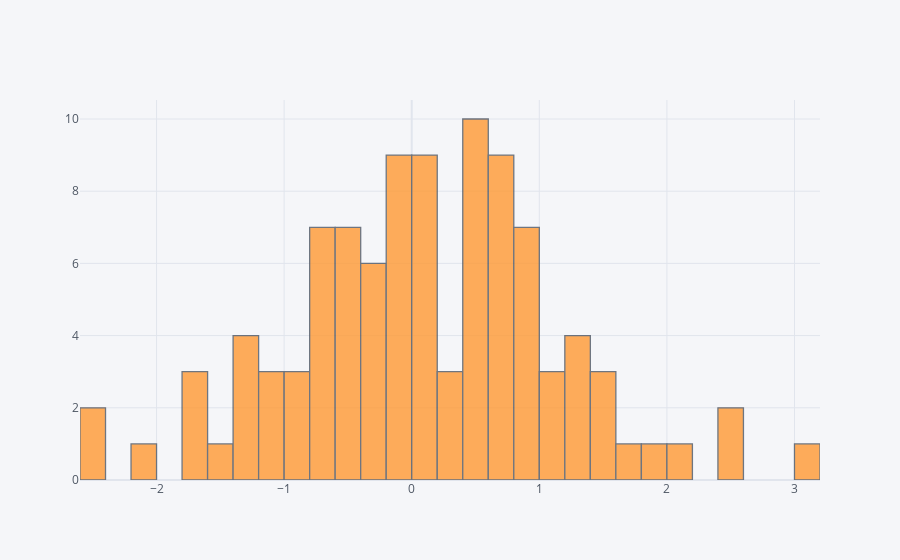

The notebook cell saved with this chart:
### Code cell
df['A'].iplot(kind = 'hist', bins = 50)

### Figure 1 — Plotly figure (JSON) as saved in the notebook; plotly's stock layout.template omitted (floating-point values rounded to 4 significant figures)
{"data": [{"histfunc": "count", "histnorm": "", "marker": {"color": "rgba(255, 153, 51, 1.0)", "line": {"color": "#4D5663", "width": 1.3}}, "name": "A", "nbinsx": 50, "opacity": 0.8, "orientation": "v", "type": "histogram", "x": [0.5083, 1.756, 2.494, 2.526, 1.271, -0.147, -0.9949, 0.6358, -0.08924, 0.5125, 1.527, 0.1094, -0.8885, -0.04034, 0.6068, -1.389, -0.4598, -1.01, 0.8661, -0.1303, 0.43, -1.637, 0.07387, -1.747, -0.4793, -0.198, -1.142, 0.15, -0.3199, -0.7289, 0.527, -1.607, 0.93, 1.338, -0.4858, 0.7497, 0.7453, 2.106, 1.987, 0.5171, -0.7985, 1.024, -2.424, 0.2545, -0.09464, 0.9207, -0.4699, -1.511, -0.3877, 1.228, 0.6896, 0.7685, 1.427, -1.232, -0.6983, 0.4094, -0.1393, -0.1827, 0.4527, -0.7074, 0.05783, 0.8283, 0.8416, 0.2903, 0.6836, -1.258, -0.9043, -0.5781, -0.2062, -0.3, 3.147, 0.9053, -0.3999, -0.6041, -0.7668, 1.46, 0.1391, 0.5668, -2.04, 1.308, -0.4522, -0.1454, -1.067, 1.12, 0.1503, -0.2706, 0.1619, -2.466, 0.6266, -0.5131, -1.279, -0.7169, 1.191, 0.08637, 0.4998, 0.8516, 0.4961, 0.652, 0.1363, 0.3879]}], "layout": {"barmode": "overlay", "legend": {"bgcolor": "#F5F6F9", "font": {"color": "#4D5663"}}, "paper_bgcolor": "#F5F6F9", "plot_bgcolor": "#F5F6F9", "title": {"font": {"color": "#4D5663"}}, "xaxis": {"gridcolor": "#E1E5ED", "showgrid": true, "tickfont": {"color": "#4D5663"}, "title": {"font": {"color": "#4D5663"}, "text": ""}, "zerolinecolor": "#E1E5ED"}, "yaxis": {"gridcolor": "#E1E5ED", "showgrid": true, "tickfont": {"color": "#4D5663"}, "title": {"font": {"color": "#4D5663"}, "text": ""}, "zerolinecolor": "#E1E5ED"}}}
